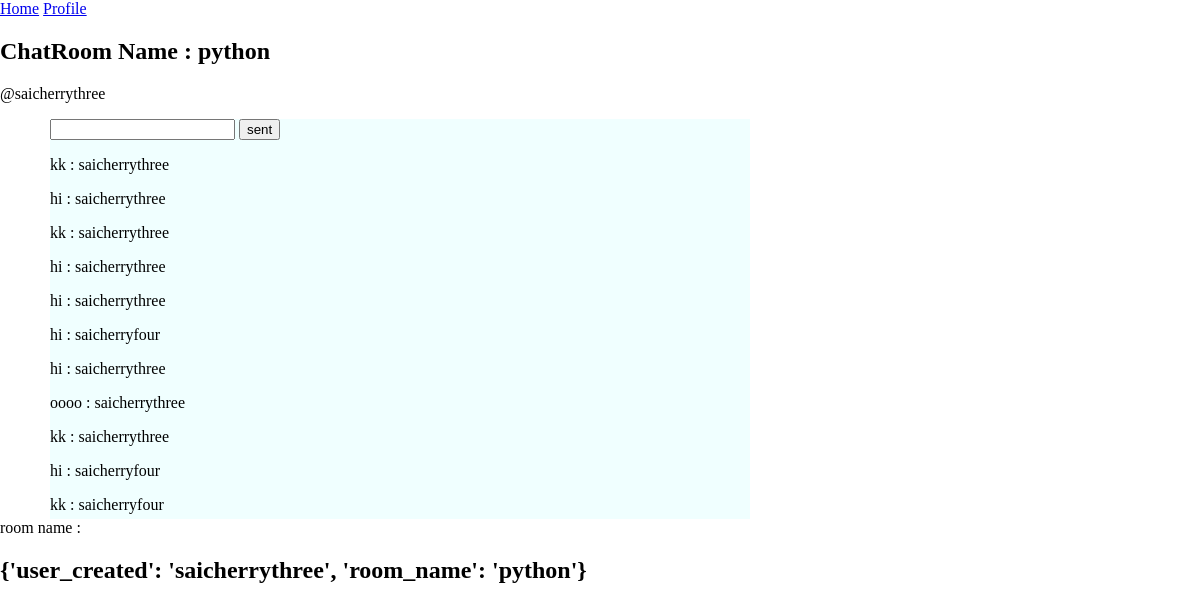
The app's page /home/room/saicherrythree/python/ (signed in) with its own data.
### remainderone/models.py (models this page shows, shortened)
class Room(models.Model):
    user_created=models.ForeignKey(User,on_delete=models.CASCADE)
    room_name=models.CharField(max_length=200)
    room_created=models.DateTimeField(auto_now=True)
    room_updated=models.DateTimeField(auto_now_add=True)
    room_description=models.TextField()

class message(models.Model):
    room_name=models.ForeignKey(Room,on_delete=models.CASCADE)
    message_sent=models.ForeignKey(User,on_delete=models.CASCADE)
    message=models.CharField(max_length=1000)
    message_date=models.DateField(auto_now=True)
    message_time=models.TimeField(auto_now=True)

### remainderone/viewsone.py (the view)
# urls.py: path("home/room/<str:username>/<str:roomname>/",roomchatpage,name="roomchatpage"),
@login_required(login_url='openpage')
def roomchatpage(request,username,roomname):
    user_created=User.objects.filter(username=username).first()
    host_room=Room.objects.filter(user_created=user_created,room_name=roomname).first()
    messages=message.objects.filter(room_name=host_room)[::-1]
    host_room_f=serializers.serialize("json",messages)
    print("start messages length is ",len(messages))
    room_name={
        "user_created":host_room.user_created.username,
        "room_name":host_room.room_name
    }
    context={
        'host_room':host_room,
        'Dshow':True,
        'messages':messages,
        'host_room_f':host_room_f,
        'roomname':room_name
    }
    return render(request,'chatroom.html',context)

### templates/chatroom.html (shortened to what this page needs)
{%extends 'openpage.html'%} {%load static%}  {%block content%}
<a href="{%url 'homepage'%}">Home</a>
<a href="{%url 'profile'%}">Profile</a>
<h2>ChatRoom Name : {{host_room.room_name}}</h2>
<p>@{{host_room.user_created.username}}</p>
<div
  style="
    width: 700px;
    height: 400px;
    background-color: azure;
    margin-left: 50px;
    overflow-y: auto;
  "
>
  <form
    method="POST"
    action="{%url 'messagehandler' host_room.user_created.username host_room.room_name%}"
  >
    {%csrf_token%} <input type="text" name="message" />
    <input type="submit" value="sent" />
  </form>
  {%for message in messages%} {%ifequal request.user message.message_sent%}
  <div>
    <p>{{message.message_sent.username}} : {{message.message}}</p>
  </div>
  {%else%}
  <div>
    <p>{{message.message}} : {{message.message_sent.username}}</p>
  </div>
  {%endifequal%} {%endfor%}
</div>
<div>
  room name :{{room_name.room_name}}
  <h2>{{roomname}}</h2>
</div>
{{ roomname|json_script:"room-name" }} {%endblock%}

### static/styles/openpage.css (style rules this page uses)
body { padding: 0; margin: 0; box-sizing: border-box; }

### records on screen
Room: room_name "python", user_created.username "saicherrythree"
message: message "kk", message_sent.username "saicherrythree"
message: message "hi", message_sent.username "saicherrythree"
message: message "kk", message_sent.username "saicherrythree"
message: message "hi", message_sent.username "saicherrythree"
message: message "hi", message_sent.username "saicherrythree"
message: message "hi", message_sent.username "saicherryfour"
message: message "hi", message_sent.username "saicherrythree"
message: message "oooo", message_sent.username "saicherrythree"
message: message "kk", message_sent.username "saicherrythree"
message: message "hi", message_sent.username "saicherryfour"
message: message "kk", message_sent.username "saicherryfour"

### other values on screen
{{ roomname }} "{'user_created': 'saicherrythree', 'room_name': 'python'}"
